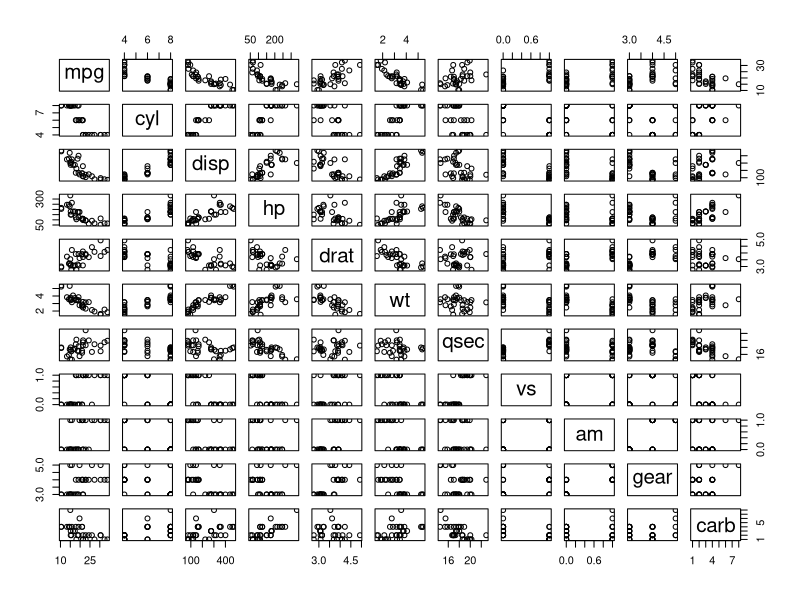
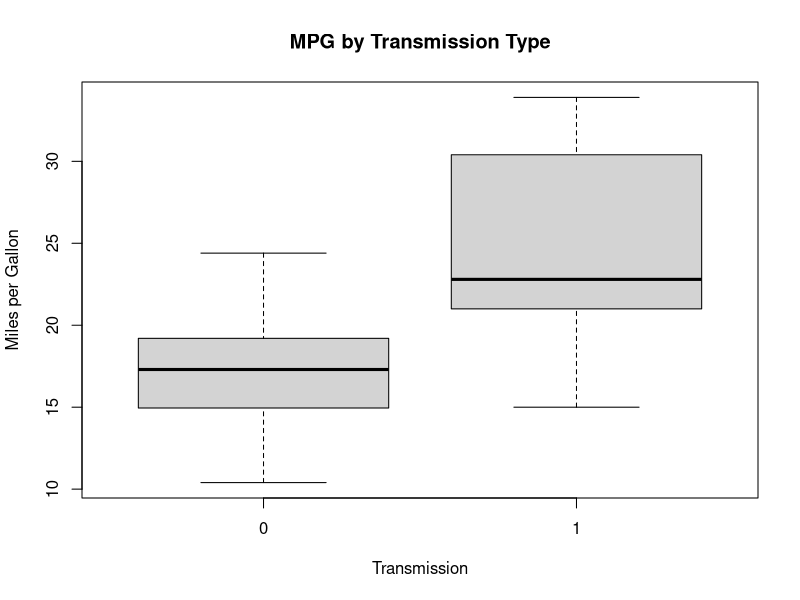
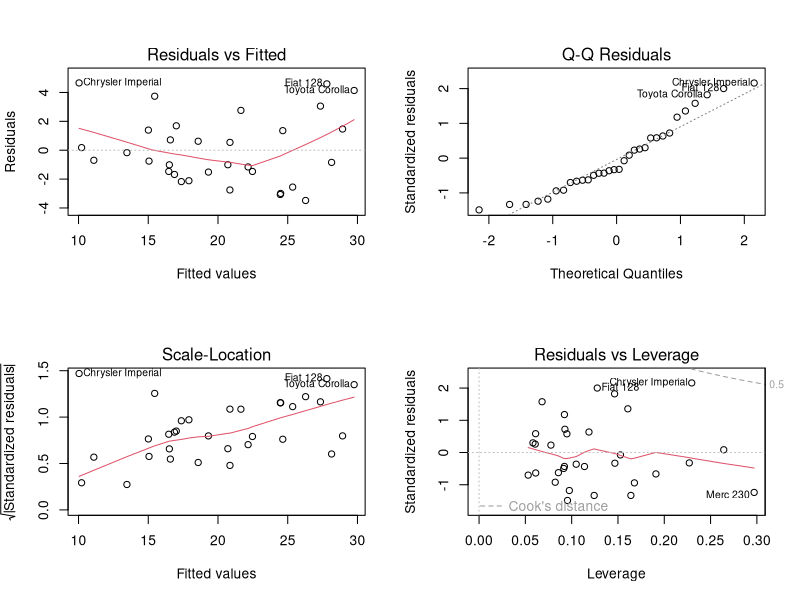

Here is the R script that generated these plots, in order:
## ---- chunk 1
knitr::opts_chunk$set(echo = TRUE)
## ---- chunk 2
#motor trend: automatic or manual tranmission car
data("mtcars")
names(mtcars)
#there are 11 variables, and we are interested in the relationshion of mpg with other variables
summary(mtcars)

#analysis the correlations
cor(mtcars$mpg,mtcars[,-1])

#q1 Is an automatic or manual transmission better for MPG ?
#from the correlations, cyl,disp,hp,wt and carb are negative numbers

#conduct the t-test 
t.test(mtcars$mpg~mtcars$am,conf.level=0.95)
#since p-value is less than 0.05, we reject the null hypothesis, and manual one is better than the automatic one

## ---- chunk 3

#q2 Quantify the MPG difference between automatic and manual transmissions
#multivariables regression

multi <- lm(data=mtcars,mpg~.)
multi

#use the step function for the stepwise regression 
final <- step(multi, direction = "both")
summary(final)

#conclusion
#the multi R^2 is 0.8497, which means that bout 84.97% of the variance is explained by this model. manual is 2.93 mpg better than automatic transmission
#on average, the manual transimission is better than the automatic transmission by 2.93 mpg. However, transmission type is not the only factor accounting for MPG, cylinders, horsepower, and weitght are the important factors in affecting the MPG.

## ---- chunk 4
# Appendix : supported plots
#1
pairs(mtcars)


#2
#boxplot: 0 means automatic ; 1 means manual
boxplot(mpg~am, data = mtcars,
        xlab = "Transmission",
        ylab = "Miles per Gallon",
        main = "MPG by Transmission Type")

#3
par(mfrow = c(2,2))
plot(final)


